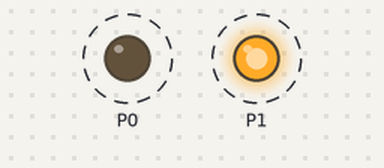
Bench run of a program on a simulated BBC micro:bit (MakeCode). Parts: output pins drawn as LEDs (lit = HIGH). Dashed ring = blinking.

Above: at 0.5 s.
Timing chart, 0 to 4.6 s (numbered marks = the images above):
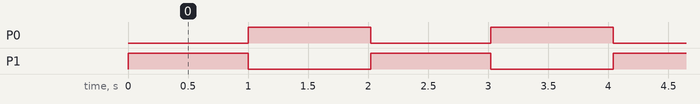

The program:

main.ts
```typescript
basic.forever(function () {
    pins.digitalWritePin(DigitalPin.P0, 0)
    pins.digitalWritePin(DigitalPin.P1, 1)
    basic.pause(1000)
    pins.digitalWritePin(DigitalPin.P0, 1)
    pins.digitalWritePin(DigitalPin.P1, 0)
    basic.pause(1000)
})
```

test.ts
```typescript
// 在此处测试；当此软件包作为插件使用时，将不会编译此软件包。
```

Measured:
- by itself, P0, P1: alternates HIGH for 1.0 s and LOW for 1.0 s
